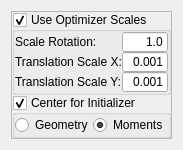
<?xml version="1.0" encoding="UTF-8"?>
<ui version="4.0">
 <class>QmitkEuler2DTransformControls</class>
 <widget class="QWidget" name="QmitkEuler2DTransformControls">
  <property name="geometry">
   <rect>
    <x>0</x>
    <y>0</y>
    <width>173</width>
    <height>144</height>
   </rect>
  </property>
  <property name="windowTitle">
   <string>Form</string>
  </property>
  <layout class="QVBoxLayout" name="verticalLayout">
   <item>
    <widget class="QFrame" name="m_Euler2DTransformFrame">
     <property name="frameShape">
      <enum>QFrame::StyledPanel</enum>
     </property>
     <property name="frameShadow">
      <enum>QFrame::Raised</enum>
     </property>
     <layout class="QVBoxLayout" name="verticalLayout_88">
      <property name="spacing">
       <number>0</number>
      </property>
      <property name="margin">
       <number>0</number>
      </property>
      <item>
       <widget class="QGroupBox" name="m_UseOptimizerScalesEuler2D">
        <property name="title">
         <string>Use Optimizer Scales</string>
        </property>
        <property name="flat">
         <bool>true</bool>
        </property>
        <property name="checkable">
         <bool>true</bool>
        </property>
        <layout class="QVBoxLayout" name="verticalLayout_87">
         <property name="spacing">
          <number>0</number>
         </property>
         <property name="margin">
          <number>0</number>
         </property>
         <item>
          <layout class="QHBoxLayout" name="_168">
           <item>
            <layout class="QVBoxLayout" name="_169">
             <item>
              <widget class="QLabel" name="textLabel2_6_3_3_2_2_2_3_4_2_2">
               <property name="font">
                <font>
                 <weight>50</weight>
                 <bold>false</bold>
                </font>
               </property>
               <property name="text">
                <string>Scale Rotation:</string>
               </property>
               <property name="wordWrap">
                <bool>false</bool>
               </property>
              </widget>
             </item>
             <item>
              <widget class="QLabel" name="textLabel11_3_2_2_2_3_3_3_2">
               <property name="font">
                <font>
                 <weight>50</weight>
                 <bold>false</bold>
                </font>
               </property>
               <property name="text">
                <string>Translation Scale X:</string>
               </property>
               <property name="wordWrap">
                <bool>false</bool>
               </property>
              </widget>
             </item>
             <item>
              <widget class="QLabel" name="textLabel12_3_2_2_2_3_3_3_2">
               <property name="font">
                <font>
                 <weight>50</weight>
                 <bold>false</bold>
                </font>
               </property>
               <property name="text">
                <string>Translation Scale Y:</string>
               </property>
               <property name="wordWrap">
                <bool>false</bool>
               </property>
              </widget>
             </item>
            </layout>
           </item>
           <item>
            <layout class="QVBoxLayout" name="_170">
             <item>
              <widget class="QLineEdit" name="m_RotationScaleEuler2D">
               <property name="minimumSize">
                <size>
                 <width>0</width>
                 <height>20</height>
                </size>
               </property>
               <property name="font">
                <font>
                 <weight>50</weight>
                 <bold>false</bold>
                </font>
               </property>
               <property name="text">
                <string>1.0</string>
               </property>
               <property name="alignment">
                <set>Qt::AlignRight</set>
               </property>
              </widget>
             </item>
             <item>
              <widget class="QLineEdit" name="m_TranslationXScaleEuler2D">
               <property name="minimumSize">
                <size>
                 <width>0</width>
                 <height>20</height>
                </size>
               </property>
               <property name="font">
                <font>
                 <weight>50</weight>
                 <bold>false</bold>
                </font>
               </property>
               <property name="text">
                <string>0.001</string>
               </property>
               <property name="alignment">
                <set>Qt::AlignRight</set>
               </property>
              </widget>
             </item>
             <item>
              <widget class="QLineEdit" name="m_TranslationYScaleEuler2D">
               <property name="minimumSize">
                <size>
                 <width>0</width>
                 <height>20</height>
                </size>
               </property>
               <property name="font">
                <font>
                 <weight>50</weight>
                 <bold>false</bold>
                </font>
               </property>
               <property name="text">
                <string>0.001</string>
               </property>
               <property name="alignment">
                <set>Qt::AlignRight</set>
               </property>
              </widget>
             </item>
            </layout>
           </item>
          </layout>
         </item>
        </layout>
       </widget>
      </item>
      <item>
       <widget class="QGroupBox" name="m_CenterForInitializerEuler2D">
        <property name="title">
         <string>Center for Initializer</string>
        </property>
        <property name="flat">
         <bool>true</bool>
        </property>
        <property name="checkable">
         <bool>true</bool>
        </property>
        <layout class="QHBoxLayout" name="horizontalLayout_13">
         <property name="spacing">
          <number>0</number>
         </property>
         <property name="margin">
          <number>0</number>
         </property>
         <item>
          <widget class="QRadioButton" name="m_GeometryEuler2D">
           <property name="enabled">
            <bool>true</bool>
           </property>
           <property name="minimumSize">
            <size>
             <width>0</width>
             <height>20</height>
            </size>
           </property>
           <property name="font">
            <font>
             <weight>50</weight>
             <bold>false</bold>
            </font>
           </property>
           <property name="text">
            <string>Geometry</string>
           </property>
          </widget>
         </item>
         <item>
          <widget class="QRadioButton" name="m_MomentsEuler2D">
           <property name="enabled">
            <bool>true</bool>
           </property>
           <property name="minimumSize">
            <size>
             <width>0</width>
             <height>20</height>
            </size>
           </property>
           <property name="font">
            <font>
             <weight>50</weight>
             <bold>false</bold>
            </font>
           </property>
           <property name="text">
            <string>Moments</string>
           </property>
           <property name="checked">
            <bool>true</bool>
           </property>
          </widget>
         </item>
        </layout>
       </widget>
      </item>
     </layout>
    </widget>
   </item>
  </layout>
 </widget>
 <resources/>
 <connections/>
</ui>
